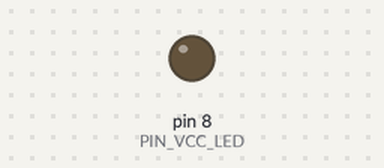
Bench run of a sketch on a simulated Arduino Uno, built with avr-gcc and run on an emulated ATmega328P. Shown: output pins drawn as LEDs (lit = HIGH). Dashed ring = blinking. At 3.6 s the program stops and its outputs stay as they are.

Above: at 0.19 s.
At 2.85 s:
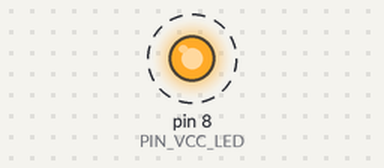
Timing chart, 0 to 3.1 s (numbered marks = the images above):
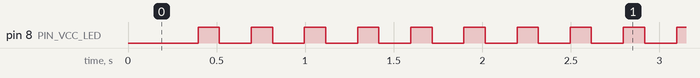

The sketch:

uno_gps_ledverdict.ino
```cpp
/*
 * uno_gps_ledverdict.ino — Modul beslemesini LED'e yazar. USB YOK.
 *
 * NEDEN: Bu CH340 klonda USB seri yolu guvenilir degil. Kart reset olmuyor
 * (micros() degeri iki calistirmada birebir ayni) ve CH340 ayni tamponu
 * tekrar tekrar bosaltiyor: 350 bayt, 660 bayt... hepsi eski veri.
 * Bu yuzden USB'den HICBIR ciktiya guvenmiyoruz.
 *
 * COZUM: Firmware olcumu bir LED'e yazar. LED fiziksel bir cikti;
 * USB/CH340 dongusu devre disi kalir. Test artik USB'den bagimsiz.
 *
 * KABLOLAMA:
 *   modul VCC -> 5V
 *   modul VCC -> A0      (ADC olcumu)
 *   modul VCC -> D8      (LED + 330 ohm direnc, LED katotu GND'ye)
 *   modul GND -> GND
 *   modul TX  -> D0
 *
 * LED ANLAMLARI:
 *   YESIL  = modul ~5V aliyor -> BESLENIYOR, modul saglam, sorun TX'te
 *   KIRMIZI= modul 0V aliyor  -> BESLEME KOPUK (kablo/breadboard/modul)
 *   SARI   = 3.0-4.4V         -> besleme zayif, temas sorunu
 *   (hicbiri yanmiyorsa: LED ya da D8 baglantisi yok)
 *
 * LED 10 sn yanip soner, sonra SABIT yanar (sabit = karar ver).
 * Her saniye bir kez kisa parlama yapmak "calisiyor" gostergesidir.
 */

#define PIN_VCC_LED 8

static uint16_t sample_vcc_mv(void)
{
  uint32_t sum = 0;
  for (uint8_t i = 0; i < 24; i++)
  {
    ADMUX = (uint8_t)((1 << REFS0) | 0);   /* AVCC referans, A0 */
    ADCSRA = (uint8_t)((1 << ADEN) | (1 << ADPS2) | (1 << ADPS1) | (1 << ADPS0));
    (void)ADCSRA; (void)ADCSRA;            /* ilk okuma kalibrasyon */
    while ((ADCSRA & (1 << ADSC)) != 0) { }
    sum += ADC;
    delay(4);
  }
  return (uint16_t)(((uint32_t)(sum / 24u) * 5000UL) / 1023UL);
}

void setup()
{
  pinMode(PIN_VCC_LED, OUTPUT);
  digitalWrite(PIN_VCC_LED, LOW);

  delay(300);

  uint16_t mv = sample_vcc_mv();
  bool on;

  if (mv > 4400u)      { on = true;  }   /* YESIL  : besleniyor */
  else if (mv > 3000u) { on = true;  }   /* SARI   : zayif      */
  else                 { on = true;  }   /* KIRMIZI: yok        */

  /* Renk kodlamasi: ayni tek LED ile farkli desen kullan.
   * YESIL = surekli parlak (2 sn)
   * SARI  = 500ms yanik / 500ms sonuk (3 sn)
   * KIRMIZI = 150ms kisa parlak (6 sn)
   * Bu desen USB olmadan da anlasilir. */
  if (mv > 4400u)
  {
    /* YESIL: 3 sn surekli parlak, sonra SABIT */
    unsigned long t = millis();
    while ((millis() - t) < 3000UL)
    {
      digitalWrite(PIN_VCC_LED, HIGH);
      delay(20);
    }
  }
  else if (mv > 3000u)
  {
    /* SARI: 3 donanim donme */
    for (uint8_t i = 0; i < 6; i++)
    {
      digitalWrite(PIN_VCC_LED, HIGH);  delay(400);
      digitalWrite(PIN_VCC_LED, LOW);   delay(400);
    }
  }
  else
  {
    /* KIRMIZI: 10 kisa parlak */
    for (uint8_t i = 0; i < 10; i++)
    {
      digitalWrite(PIN_VCC_LED, HIGH);  delay(120);
      digitalWrite(PIN_VCC_LED, LOW);   delay(180);
    }
  }

  /* SABIT karar: surekli yanik = karar verildi */
  for (;;)
  {
    digitalWrite(PIN_VCC_LED, HIGH);
    delay(100);
  }
}

void loop()
{
  /* setup icinde biten tek seferlik test */
}
```

Measured:
- by itself, pin 8 (PIN_VCC_LED): alternates HIGH for 0.12 s and LOW for 0.18 s, 21 changes in all, then stays HIGH
